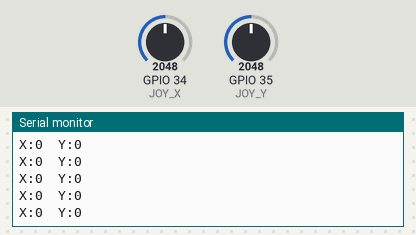
The sketch below on a simulated ESP32. Shown: the last lines printed to the serial monitor. The test bench sets the inputs (shaded band); at power-on: GPIO 34 (JOY_X) = 2048, GPIO 35 (JOY_Y) = 2048.

Above: at 1.7 s.
1.8 s: GPIO 34 (JOY_X) set to 2866
At 2.7 s:
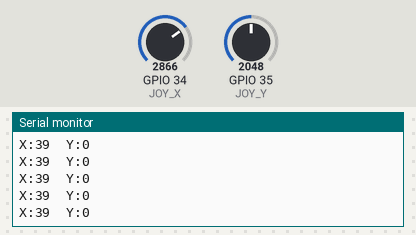
3.3 s: GPIO 35 (JOY_Y) set to 2866
At 3.8 s:
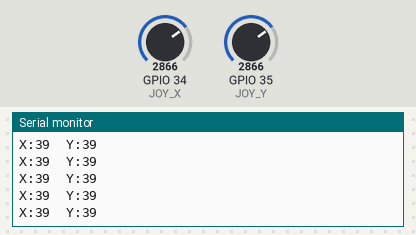
4.8 s: GPIO 34 (JOY_X) set to 3603
At 5.3 s:
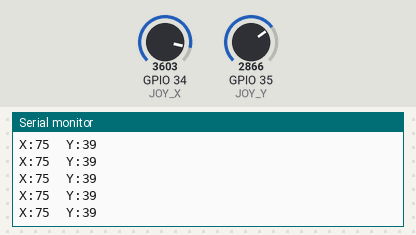
6.3 s: GPIO 35 (JOY_Y) set to 3603
At 7.0 s:
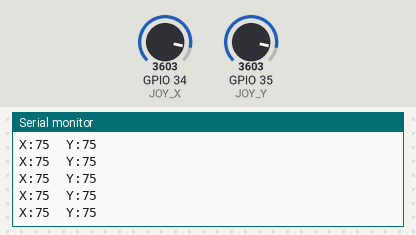
Timing chart, 0 to 8.8 s (numbered marks = the images above; inputs shaded):
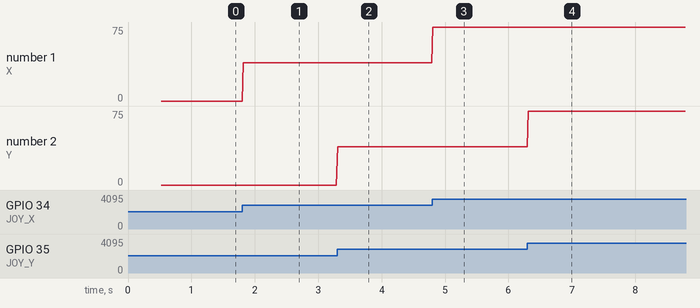

Measured:
- after the input at 1.8 s, the serial monitor: prints a new line at once (image 1)
- after the input at 3.3 s, the serial monitor: prints a new line at once (image 2)
- after the input at 4.8 s, the serial monitor: prints a new line at once (image 3)
- after the input at 6.3 s, the serial monitor: prints a new line at once (image 4)
- plotted number 1: 0 → 39 after the input at 1.8 s, 39 → 75 after the input at 4.8 s

The sketch:

Joystick_case_4WD_V2.ino
```cpp
// -----------------
//   CONTROLLER
// -----------------
#include <esp_now.h>
#include <WiFi.h>

// Joystick pins
#define JOY_X 34
#define JOY_Y 35

// Replace with your ROBOT ESP32 MAC
uint8_t receiverMac[] = {0x88,0x13,0xBF,0x08,0x60,0x2C};

typedef struct {
  int x; // turn
  int y; // forward
} Data;

Data data;

esp_now_peer_info_t peerInfo;

// ---- Calibration values ----
int centerX = 2048;
int centerY = 2048;

// ---- Read joystick axis with calibration ----
int readAxis(int pin, int center) {
  int raw = analogRead(pin);
  int centered = raw - center;

  // Deadzone
  if (abs(centered) < 150) centered = 0;

  // Map to -100 → 100
  int mapped = map(centered, -2048, 2048, -100, 100);

  // Clamp
  if (mapped > 100) mapped = 100;
  if (mapped < -100) mapped = -100;

  return mapped;
}

void setup() {
  Serial.begin(115200);

  // -------------------------
  // AUTO‑CALIBRATE JOYSTICK
  // -------------------------
  long sumX = 0, sumY = 0;
  for (int i = 0; i < 100; i++) {
    sumX += analogRead(JOY_X);
    sumY += analogRead(JOY_Y);
    delay(5);
  }
  centerX = sumX / 100;
  centerY = sumY / 100;

  Serial.printf("Joystick Center → X=%d  Y=%d\n", centerX, centerY);

  // -------------------------
  // ESP‑NOW SETUP
  // -------------------------
  WiFi.mode(WIFI_STA);

  if (esp_now_init() != ESP_OK) {
    Serial.println("ESP-NOW init failed");
    return;
  }

  memcpy(peerInfo.peer_addr, receiverMac, 6);
  peerInfo.channel = 0;
  peerInfo.encrypt = false;

  esp_now_add_peer(&peerInfo);
}

void loop() {
  data.x = readAxis(JOY_X, centerX);
  data.y = readAxis(JOY_Y, centerY);

  esp_now_send(receiverMac, (uint8_t *)&data, sizeof(data));

  Serial.printf("X:%d  Y:%d\n", data.x, data.y);

  delay(20);
  }
```
